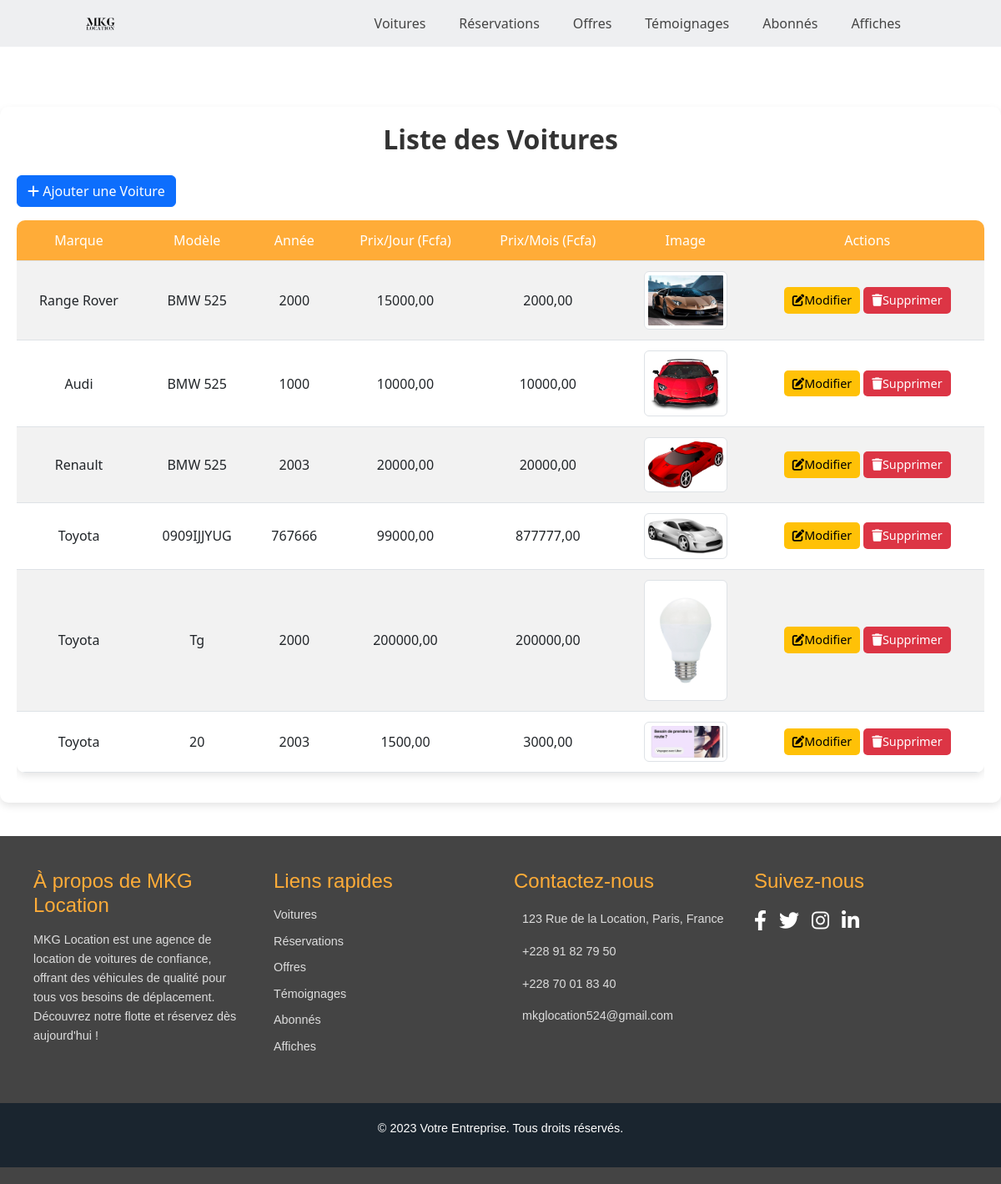
Before: /voitures/ with the older database file.
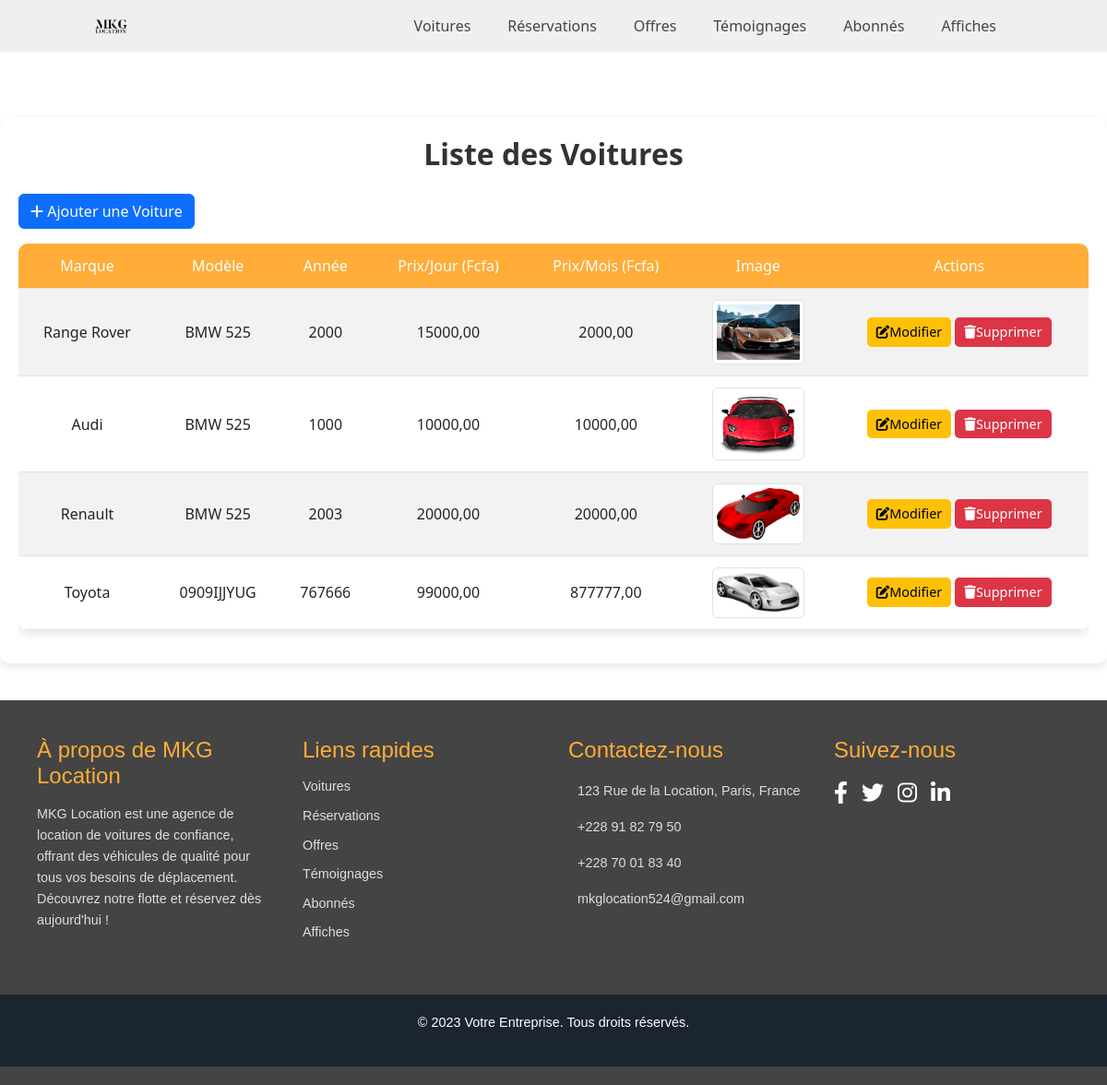
After: the same page with the newer database file.
### vehicules/models.py (models this page shows, shortened)
class Voiture(models.Model):
    MARQUES = [
        ('BMW', 'BMW'),
        ('Mercedes', 'Mercedes-Benz'),
        ('Audi', 'Audi'),
        ('Range Rover', 'Range Rover'),
        ('Toyota', 'Toyota'),
        ('Peugeot', 'Peugeot'),
        ('Renault', 'Renault'),
    ]
    marque = models.CharField(max_length=50, choices=MARQUES, verbose_name="Marque")
    modele = models.CharField(max_length=100, verbose_name="Modèle")
    annee = models.IntegerField(verbose_name="Année")
    prix_jour = models.DecimalField(max_digits=10, decimal_places=2, verbose_name="Prix par jour (Fcfa)")
    prix_mois = models.DecimalField(max_digits=10, decimal_places=2, verbose_name="Prix par mois (Fcfa)")
    image = models.ImageField(upload_to='voitures/')  # Assure-toi d'avoir upload_to !

### vehicules/views.py (the view)
# urls.py: path('voitures/', views.liste_voitures, name='liste_voitures'),
def liste_voitures(request):
    voitures = Voiture.objects.all()
    return render(request, 'dashboard/voitures/liste_voitures.html', {'voitures': voitures})

### vehicules/templates/dashboard/voitures/liste_voitures.html (shortened to what this page needs)
{% load static %}
<!DOCTYPE html>
<html lang="fr">
<head>
    <link href="https://cdn.jsdelivr.net/npm/bootstrap@5.3.0/dist/css/bootstrap.min.css" rel="stylesheet">
    <link href="https://cdnjs.cloudflare.com/ajax/libs/font-awesome/6.0.0-beta3/css/all.min.css" rel="stylesheet">
</head>
<body>
    <header class="section">
        <div class="logo">
            <a href="{% url 'dashboard' %}">
                <img src="{% static 'images/logomkg.png' %}" alt="Logo MKG">
            </a>
        </div>
        <div class="navbar-container">
            <ul class="navbar">
                <li><a href="{% url 'liste_voitures' %}">Voitures</a></li>
                <li><a href="{% url 'liste_reservations' %}">Réservations</a></li>
                <li><a href="{% url 'liste_offres' %}">Offres</a></li>
                <li><a href="{% url 'liste_temoignages' %}">Témoignages</a></li>
                <li><a href="{% url 'liste_abonnes' %}">Abonnés</a></li>
                <li><a href="{% url 'liste_affiches' %}">Affiches</a></li>
            </ul>
        </div>
    </header>
    <main>
        <div class="container mt-5">
            <h1 class="mb-4 text-center">Liste des Voitures</h1>
            <div class="d-flex justify-content-between align-items-center mb-3">
                <a href="{% url 'ajouter_voiture' %}" class="btn btn-primary">
                    <i class="fas fa-plus"></i> Ajouter une Voiture
                </a>
            </div>
            <div class="table-responsive">
                <table class="table table-striped table-hover">
                    <thead>
                        <tr>
                            <th>Marque</th>
                            <th>Modèle</th>
                            <th>Année</th>
                            <th>Prix/Jour (Fcfa)</th>
                            <th>Prix/Mois (Fcfa)</th>
                            <th>Image</th>
                            <th>Actions</th>
                        </tr>
                    </thead>
                    <tbody>
                        {% for voiture in voitures %}
                        <tr>
                            <td>{{ voiture.marque }}</td>
                            <td>{{ voiture.modele }}</td>
                            <td>{{ voiture.annee }}</td>
                            <td>{{ voiture.prix_jour }}</td>
                            <td>{{ voiture.prix_mois }}</td>
                            <td>
                                <img src="{{ voiture.image.url }}" alt="{{ voiture.marque }} {{ voiture.modele }}" class="img-thumbnail img-fluid" width="100">
                            </td>
                            <td>
                                <a href="{% url 'modifier_voiture' voiture.id %}" class="btn btn-warning btn-sm">
                                    <i class="fas fa-edit"></i>Modifier
                                </a>
                                <a href="{% url 'supprimer_voiture' voiture.id %}" class="btn btn-danger btn-sm">
                                    <i class="fas fa-trash"></i>Supprimer
                                </a>
                            </td>
                        </tr>
                        {% endfor %}
                    </tbody>
                </table>
            </div>
        </div>
    </main>
    <footer class="footer">
        <div class="footer-container">
            <div class="footer-section">
                <h3>À propos de MKG Location</h3>
                <p>MKG Location est une agence de location de voitures de confiance, offrant des véhicules de qualité pour tous vos besoins de déplacement. Découvrez notre flotte et réservez dès aujourd'hui !</p>
            </div>
            <div class="footer-section">
                <h3>Liens rapides</h3>
                <ul>
                <li><a href="{% url 'liste_voitures' %}">Voitures</a></li>
                <li><a href="{% url 'liste_reservations' %}">Réservations</a></li>
                <li><a href="{% url 'liste_offres' %}">Offres</a></li>
                <li><a href="{% url 'liste_temoignages' %}">Témoignages</a></li>
                <li><a href="{% url 'liste_abonnes' %}">Abonnés</a></li>
                <li><a href="{% url 'liste_affiches' %}">Affiches</a></li>
                </ul>
            </div>
           <div class="footer-section">
            <h3>Contactez-nous</h3>
            <ul>
                <li> 123 Rue de la Location, Paris, France</li>
                <li><a href="https://wa.me/22891827950" target="_blank"> +228 91 82 79 50</a></li>
                <li><a href="https://wa.me/22870018340" target="_blank"> +228 70 01 83 40</a></li>
                <li> mkglocation524@gmail.com</li>
            </ul>
        </div>
            <div class="footer-section">
                <h3>Suivez-nous</h3>
                <div class="social-icons">
                    <a href="#"><i class="fab fa-facebook-f"></i></a>
                    <a href="#"><i class="fab fa-twitter"></i></a>
                    <a href="#"><i class="fab fa-instagram"></i></a>
                    <a href="#"><i class="fab fa-linkedin-in"></i></a>
                </div>
            </div>
        </div>
        <div class="copyright">
            <p>&copy; 2023 Votre Entreprise. Tous droits réservés.</p>
        </div>
    </footer>
</body>
</html>

### vehicules/templates/dashboard/voitures/liste_voitures.html (style rules this page uses)
header.section { position: fixed; top: 0; left: 0; right: 0; z-index: 1000; display: flex; align-items: center; justify-content: space-between; background: #eeeff1; padding: 15px 100px; transition: background 0.3s ease, padding 0.3s ease; }
.logo img { width: 40px; }
.navbar { display: flex; list-style: none; padding: 0; margin: 0; }
.navbar li { position: relative; }
.navbar a { font-size: 1rem; padding: 10px 20px; color: #444; font-weight: 500; text-decoration: none; }
.navbar a::after { content: ''; width: 0; height: 3px; background: linear-gradient(#fe5b3d, #ffac38); position: absolute; bottom: -4px; left: 0; transition: 0.5s; }
.footer { background: #444; color: #fff; padding: 40px 0 20px; font-family: "Poppins", sans-serif; }
.footer-container { display: grid; grid-template-columns: repeat(auto-fit, minmax(250px, 1fr)); gap: 2rem; padding: 0 40px; max-width: 1200px; margin: 0 auto; }
.footer-section { margin-bottom: 20px; }
.footer-section h3 { font-size: 1.5rem; margin-bottom: 15px; color: #ffac38; }
.footer-section p { font-size: 0.9rem; line-height: 1.6; color: #ddd; }
.footer-section ul { list-style: none; padding: 0; }
.footer-section ul li { margin-bottom: 10px; font-size: 0.9rem; color: #ddd; }
.footer-section ul li a { color: #ddd; text-decoration: none; transition: color 0.3s ease; }
.social-icons { display: flex; gap: 15px; }
.social-icons a { color: #fff; font-size: 1.5rem; transition: color 0.3s ease; }
.copyright { padding: 20px; display: flex; justify-content: center; align-items: center; background: #1a252f; margin-top: 20px; }
.copyright p { color: #fff; font-size: 0.9rem; }
main { padding-top: 80px; padding-bottom: 40px; }
.container { max-width: 100%; margin: 0 auto; padding: 20px; background: #fff; border-radius: 10px; box-shadow: 0 4px 10px rgba(0, 0, 0, 0.1); }
h1 { font-size: 2rem; font-weight: 600; color: #333; text-align: center; margin-bottom: 1.5rem; }
.table-responsive { overflow-x: auto; }
.table { width: 100%; background-color: #fff; border-radius: 10px; overflow: hidden; box-shadow: 0 4px 10px rgba(0, 0, 0, 0.1); }
.table th, .table td { padding: 12px; vertical-align: middle; text-align: center; white-space: nowrap; }
.table th { background-color: #ffac38; color: #fff; font-weight: 500; }
.table-striped tbody tr:nth-of-type(odd) { background-color: rgba(255, 172, 56, 0.05); }
.btn-warning, .btn-danger { padding: 5px 10px; font-size: 0.9rem; font-weight: 500; border: none; border-radius: 5px; cursor: pointer; transition: background 0.3s ease; }
.btn-warning { background: #ffc107; color: #000; }
.btn-danger { background: #dc3545; color: #fff; }

Changed rows visible on the page:
removed Voiture: marque "Toyota", modele "Tg", annee "2000", prix_jour "200000,00", prix_mois "200000,00", image (picture)
removed Voiture: marque "Toyota", modele "20", annee "2003", prix_jour "1500,00", prix_mois "3000,00", image (picture)
